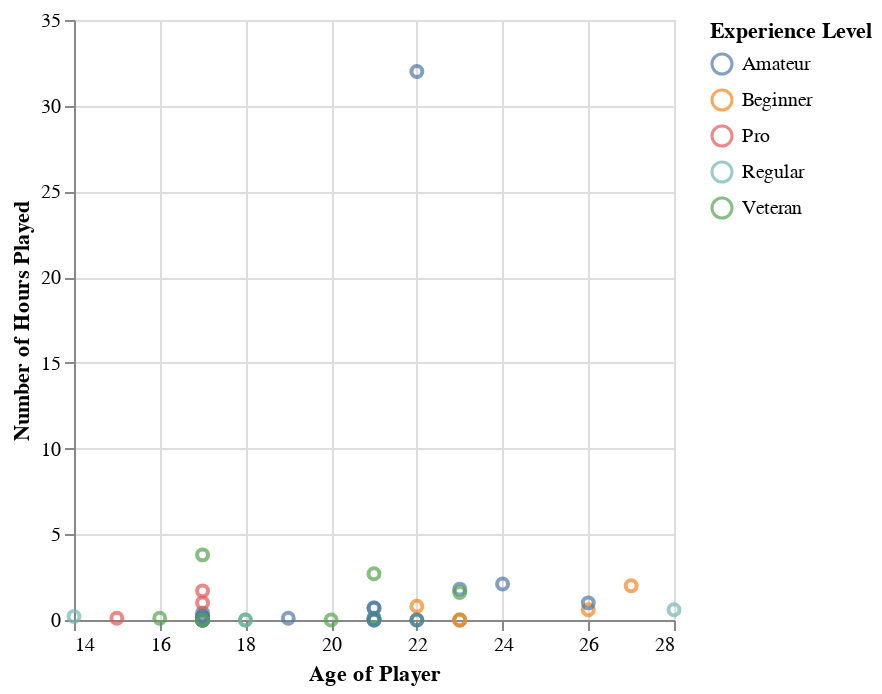

Notebook source saved alongside this figure:
### Markdown cell above
We can also look at the chart of the true test data points to see how the model compares:

### Code cell
# A plot of the actual test data, and their classifications
test_plot = alt.Chart(player_test).mark_point().encode(
    x= alt.X('age').title("Age of Player").scale(zero=False),
    y= alt.Y('played_hours').title("Number of Hours Played").scale(zero=False),
    color=alt.Color('experience:N').title("Experience Level")
)

test_plot

### Figure 1 — Vega specification as saved in the notebook (floating-point values rounded to 4 significant figures)
{"$schema": "https://vega.github.io/schema/vega/v5.json", "data": [{"name": "source_0", "values": [{"age": 26, "experience": "Beginner", "played_hours": 0.6}, {"age": 17, "experience": "Amateur", "played_hours": 0.0}, {"age": 17, "experience": "Veteran", "played_hours": 0.0}, {"age": 28, "experience": "Regular", "played_hours": 0.6}, {"age": 17, "experience": "Pro", "played_hours": 1.7}, {"age": 18, "experience": "Veteran", "played_hours": 0.0}, {"age": 27, "experience": "Beginner", "played_hours": 2.0}, {"age": 17, "experience": "Veteran", "played_hours": 3.8}, {"age": 17, "experience": "Pro", "played_hours": 0.2}, {"age": 22, "experience": "Beginner", "played_hours": 0.8}, {"age": 21, "experience": "Veteran", "played_hours": 2.7}, {"age": 17, "experience": "Veteran", "played_hours": 0.1}, {"age": 17, "experience": "Veteran", "played_hours": 0.1}, {"age": 22, "experience": "Amateur", "played_hours": 32.0}, {"age": 23, "experience": "Amateur", "played_hours": 1.8}, {"age": 23, "experience": "Beginner", "played_hours": 0.0}, {"age": 22, "experience": "Veteran", "played_hours": 0.0}, {"age": 16, "experience": "Veteran", "played_hours": 0.1}, {"age": 22, "experience": "Amateur", "played_hours": 0.0}, {"age": 17, "experience": "Amateur", "played_hours": 0.4}, {"age": 21, "experience": "Regular", "played_hours": 0.0}, {"age": 17, "experience": "Amateur", "played_hours": 0.0}, {"age": 17, "experience": "Amateur", "played_hours": 0.0}, {"age": 18, "experience": "Regular", "played_hours": 0.0}, {"age": 17, "experience": "Pro", "played_hours": 1.0}, {"age": 17, "experience": "Beginner", "played_hours": 0.0}, {"age": 15, "experience": "Pro", "played_hours": 0.1}, {"age": 17, "experience": "Amateur", "played_hours": 0.0}, {"age": 17, "experience": "Amateur", "played_hours": 0.0}, {"age": 21, "experience": "Veteran", "played_hours": 0.1}, {"age": 24, "experience": "Amateur", "played_hours": 2.1}, {"age": 21, "experience": "Amateur", "played_hours": 0.7}, {"age": 21, "experience": "Veteran", "played_hours": 0.0}, {"age": 17, "experience": "Regular", "played_hours": 0.0}, {"age": 23, "experience": "Regular", "played_hours": 0.0}, {"age": 21, "experience": "Regular", "played_hours": 0.1}, {"age": 17, "experience": "Amateur", "played_hours": 0.0}, {"age": 21, "experience": "Veteran", "played_hours": 0.1}, {"age": 14, "experience": "Regular", "played_hours": 0.2}, {"age": 26, "experience": "Amateur", "played_hours": 1.0}, {"age": 17, "experience": "Amateur", "played_hours": 0.2}, {"age": 23, "experience": "Beginner", "played_hours": 0.0}, {"age": 19, "experience": "Amateur", "played_hours": 0.1}, {"age": 21, "experience": "Amateur", "played_hours": 0.0}, {"age": 20, "experience": "Veteran", "played_hours": 0.0}, {"age": 23, "experience": "Veteran", "played_hours": 1.6}, {"age": 17, "experience": "Veteran", "played_hours": 0.0}, {"age": 21, "experience": "Amateur", "played_hours": 0.7}]}, {"name": "source_0_x_domain_age", "values": [{"min": 14, "max": 28}]}, {"name": "source_0_y_domain_played_hours", "values": [{"min": 0.0, "max": 32.0}]}, {"name": "source_0_color_domain_experience", "values": [{"experience": "Beginner"}, {"experience": "Amateur"}, {"experience": "Veteran"}, {"experience": "Regular"}, {"experience": "Pro"}]}], "marks": [{"type": "symbol", "name": "marks", "from": {"data": "source_0"}, "encode": {"update": {"x": {"field": "age", "scale": "x"}, "y": {"field": "played_hours", "scale": "y"}, "opacity": {"value": 0.7}, "stroke": {"field": "experience", "scale": "color"}, "fill": {"value": "transparent"}}}, "style": ["point"]}], "scales": [{"name": "x", "type": "linear", "domain": [{"signal": "(data(\"source_0_x_domain_age\")[0] || {}).min"}, {"signal": "(data(\"source_0_x_domain_age\")[0] || {}).max"}], "range": [0, {"signal": "width"}], "nice": true, "zero": false}, {"name": "y", "type": "linear", "domain": [{"signal": "(data(\"source_0_y_domain_played_hours\")[0] || {}).min"}, {"signal": "(data(\"source_0_y_domain_played_hours\")[0] || {}).max"}], "range": [{"signal": "height"}, 0], "zero": false, "nice": true}, {"name": "color", "type": "ordinal", "domain": {"data": "source_0_color_domain_experience", "field": "experience", "sort": true}, "range": "category"}], "axes": [{"scale": "x", "aria": false, "grid": true, "labels": false, "tickCount": {"signal": "ceil(width/40)"}, "zindex": 0, "orient": "bottom", "maxExtent": 0, "ticks": false, "domain": false, "minExtent": 0, "gridScale": "y"}, {"scale": "y", "zindex": 0, "gridScale": "x", "minExtent": 0, "labels": false, "maxExtent": 0, "ticks": false, "aria": false, "orient": "left", "domain": false, "grid": true, "tickCount": {"signal": "ceil(height/40)"}}, {"scale": "x", "title": "Age of Player", "grid": false, "labelOverlap": true, "tickCount": {"signal": "ceil(width/40)"}, "orient": "bottom", "labelFlush": true, "zindex": 0}, {"scale": "y", "title": "Number of Hours Played", "grid": false, "zindex": 0, "tickCount": {"signal": "ceil(height/40)"}, "orient": "left", "labelOverlap": true}], "padding": 5, "style": "cell", "legends": [{"title": "Experience Level", "stroke": "color", "symbolType": "circle", "encode": {"symbols": {"update": {"fill": {"value": "transparent"}, "opacity": {"value": 0.7}}}}}], "height": 300, "background": "white", "width": 300}
